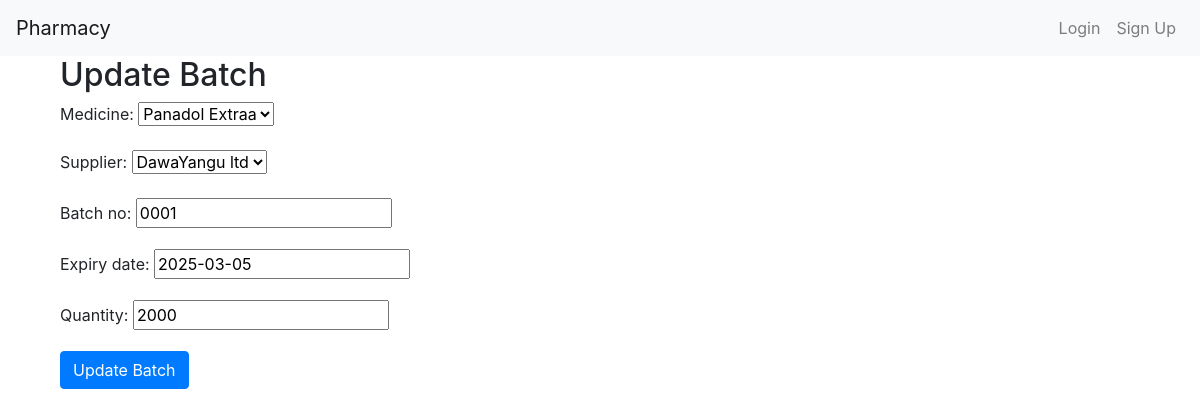
Page /batches/update/6/ on the committed database.
### chemistApi/models.py (models this page shows, shortened)
class Batch(models.Model):
    medicine = models.ForeignKey(Medicine, on_delete=models.CASCADE, related_name='batches')
    supplier = models.ForeignKey(Supplier, null=True, on_delete=models.CASCADE)
    batch_no = models.CharField(max_length=100)
    expiry_date = models.DateField()
    quantity = models.PositiveIntegerField()

### chemistApi/views.py (the view)
class BatchUpdateView(UpdateView):
    model = Batch
    form_class = BatchForm
    template_name = 'update_batch.html'
    success_url = reverse_lazy('batch_list')

### chemistApi/forms.py
class BatchForm(forms.ModelForm):
    class Meta:
        model = Batch
        fields = ['medicine', 'supplier',
                  'batch_no', 'expiry_date', 'quantity']

### chemistApi/models.py (called while the page is built)
    def __str__(self):
        return self.name

    def __str__(self):
        return self.name

### chemistApi/templates/update_batch.html (shortened to what this page needs)
{% extends 'base.html' %}
{% block content %}
<div class="container">
    <h2>Update Batch</h2>
    <form method="post">
        {{ form.as_p }}
        <button type="submit" class="btn btn-primary">Update Batch</button>
    </form>
</div>
{% endblock %}

### rows in the picture
Batch: medicine "Panadol Extraa", supplier "DawaYangu ltd", batch_no "0001", expiry_date "2025-03-05", quantity "2000"
